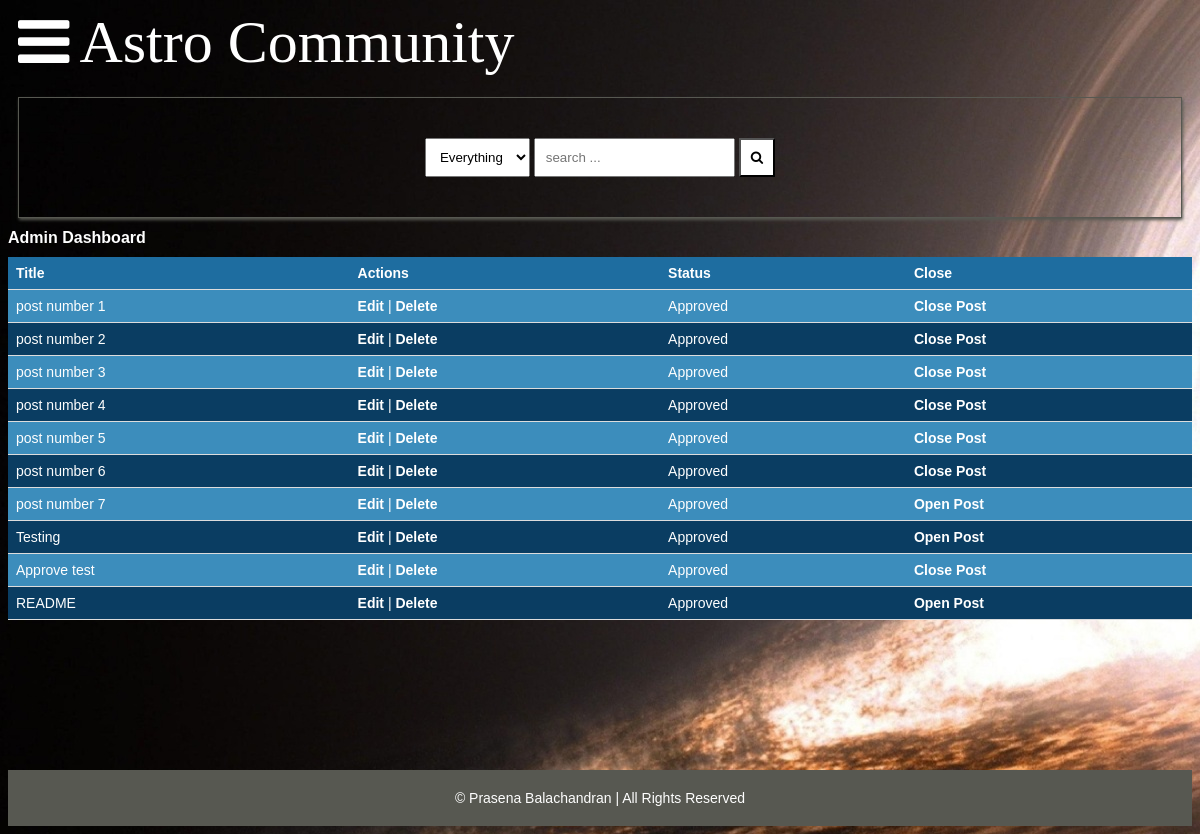
The page /admin_dashboard/ on the database as committed earlier.
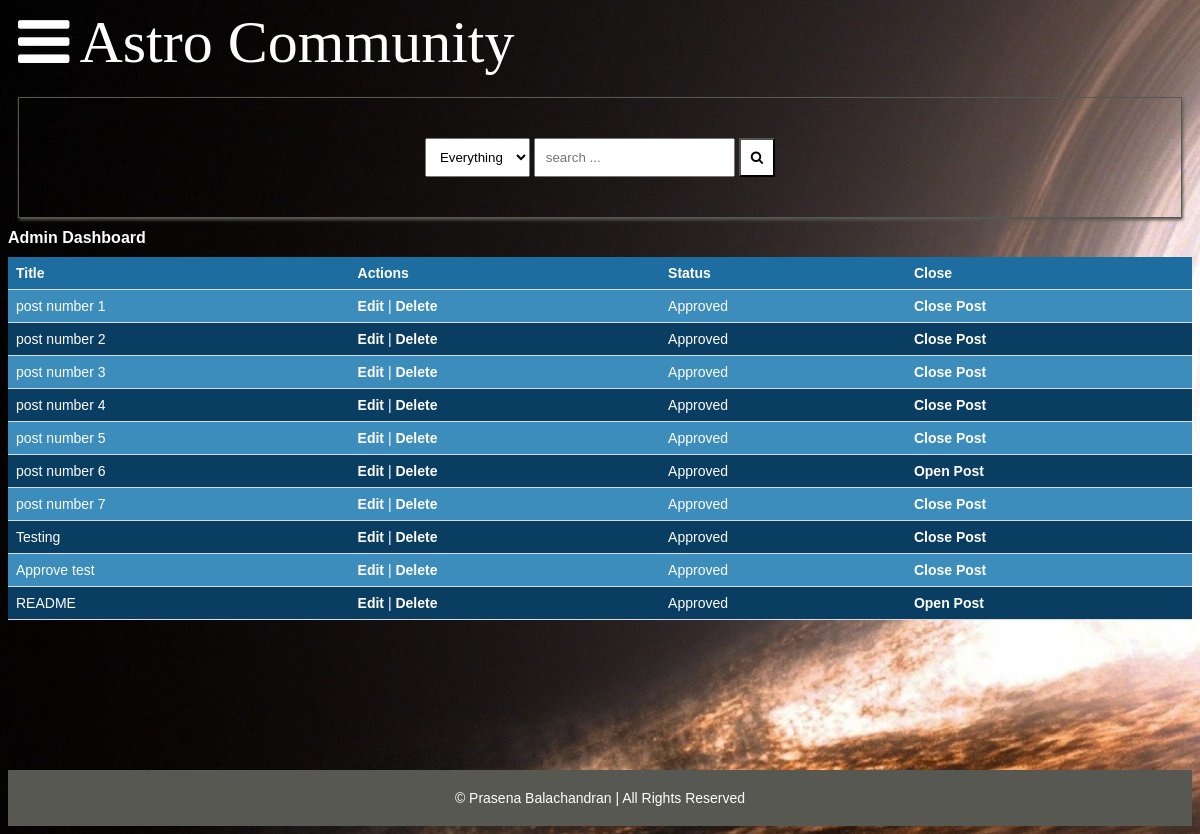
The same page on the database as committed later.
### main/models.py (models this page shows, shortened)
class Post(models.Model):
    title = models.CharField(max_length=400)
    slug = models.SlugField(max_length=400, unique=True, blank=True)
    user = models.ForeignKey(Author, on_delete=models.CASCADE)
    content = HTMLField()
    categories = models.ManyToManyField(Category)
    date = models.DateTimeField(auto_now_add=True)
    approved = models.BooleanField(default=False)
    hit_count_generic = GenericRelation(
        HitCount,
        object_id_field="object_pk",
        related_query_name="hit_count_generic_relation",
    )
    tags = TaggableManager()
    comments = models.ManyToManyField(Comment, blank=True)
    closed = models.BooleanField(default=False)
    state = models.CharField(max_length=40, default="zero")
    closed = models.BooleanField(default=False)

### main/views.py (the view)
# urls.py: path('admin_dashboard/', views.admin_dashboard, name='admin_dashboard'),
def admin_dashboard(request):
    posts = Post.objects.all()
    return render(request, 'admin_dashboard.html', {'posts': posts})

### main/context_processors.py (called while the page is built, shortened)
def searchFunction(request):
    search_context = {}
    posts = Post.objects.all()
    return search_context

### templates/admin_dashboard.html (shortened to what this page needs)
{% extends 'base.html' %} {% block content %}
<h1>Admin Dashboard</h1>
<table>
	<tr>
		<th>Title</th>
		<th>Actions</th>
		<th>Status</th>
		<th>Close</th>
	</tr>
	{% for post in posts %}
	<tr>
		<td>{{ post.title }}</td>
		<td>
			<a href="{% url 'edit_post' post.pk %}">Edit</a> |
			<a href="{% url 'delete_post' post.pk %}">Delete</a>
		</td>
		<td>
			{% if post.approved %} Approved {% else %} Not Approved {% endif %}
		</td>
		<td>
			<a href="{% url 'toggle_close_post' post.pk %}">
				{% if post.closed %} Open Post {% else %} Close Post {% endif %}
			</a>
		</td>
	</tr>
	{% empty %}
	<tr>
		<td colspan="4">No posts found.</td>
	</tr>
	{% endfor %}
</table>
{% endblock %}

Rows that differ between the two databases and show on the page:
changed Post "post number 6": closed "Close Post" → "Open Post"
changed Post "post number 7": closed "Open Post" → "Close Post"
changed Post "Testing": closed "Open Post" → "Close Post"
